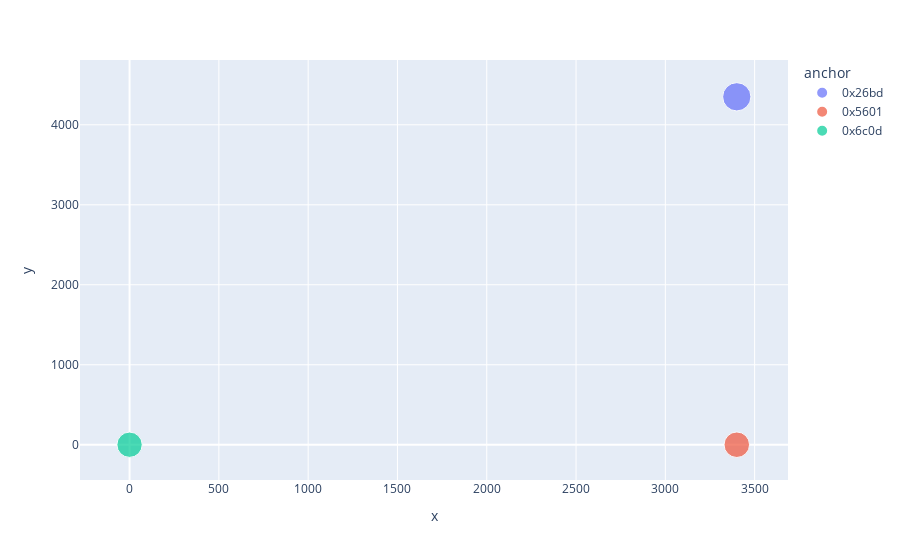

Notebook cell for this chart:
### Code cell
import plotly.express as px
df.reset_index(inplace=True)
df["x"] =  df["anchor"].transform(lambda v: positions.get(v).x)
df["y"] =  df["anchor"].transform(lambda v: positions.get(v).y)

px.scatter(df, "x", "y", "anchor", size="distance")

### Figure 1 — Plotly figure (JSON) as saved in the notebook; plotly's stock layout.template omitted (floating-point values rounded to 4 significant figures)
{"data": [{"hovertemplate": "anchor=0x26bd<br>x=%{x}<br>y=%{y}<br>distance=%{marker.size}<extra></extra>", "legendgroup": "0x26bd", "marker": {"color": "#636efa", "size": [4430.0], "sizemode": "area", "sizeref": 11.08, "symbol": "circle"}, "mode": "markers", "name": "0x26bd", "orientation": "v", "showlegend": true, "type": "scatter", "x": [3400], "xaxis": "x", "y": [4350], "yaxis": "y"}, {"hovertemplate": "anchor=0x5601<br>x=%{x}<br>y=%{y}<br>distance=%{marker.size}<extra></extra>", "legendgroup": "0x5601", "marker": {"color": "#EF553B", "size": [3606.0], "sizemode": "area", "sizeref": 11.08, "symbol": "circle"}, "mode": "markers", "name": "0x5601", "orientation": "v", "showlegend": true, "type": "scatter", "x": [3400], "xaxis": "x", "y": [0], "yaxis": "y"}, {"hovertemplate": "anchor=0x6c0d<br>x=%{x}<br>y=%{y}<br>distance=%{marker.size}<extra></extra>", "legendgroup": "0x6c0d", "marker": {"color": "#00cc96", "size": [3552.0], "sizemode": "area", "sizeref": 11.08, "symbol": "circle"}, "mode": "markers", "name": "0x6c0d", "orientation": "v", "showlegend": true, "type": "scatter", "x": [0], "xaxis": "x", "y": [0], "yaxis": "y"}], "layout": {"legend": {"itemsizing": "constant", "title": {"text": "anchor"}, "tracegroupgap": 0}, "margin": {"t": 60}, "xaxis": {"anchor": "y", "domain": [0, 1], "title": {"text": "x"}}, "yaxis": {"anchor": "x", "domain": [0, 1], "title": {"text": "y"}}}}
